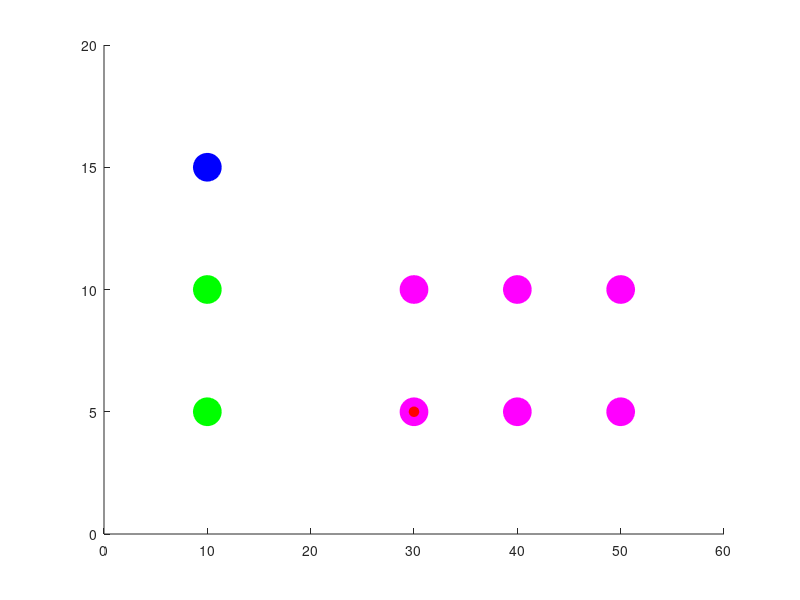

This figure's MATLAB source:
clc, clear all, close all;
hold on;
axis([0, 60, 0, 20])
% Create a scatter plot where the area of the marker is 50. Store the handle to the plot
% in the variable hscatter so we can update the position inside of the loop

pick1 = scatter(10, 5, 400, 'g', 'MarkerFaceColor', 'g');
pick2 = scatter(10, 10, 400, 'g', 'MarkerFaceColor', 'g');

goods1 = scatter(30, 5, 400, 'm', 'MarkerFaceColor', 'm');
goods2 = scatter(30, 10, 400, 'm', 'MarkerFaceColor', 'm');
goods3 = scatter(40, 5, 400, 'm', 'MarkerFaceColor', 'm');
goods4 = scatter(40, 10, 400, 'm', 'MarkerFaceColor', 'm');
goods5 = scatter(50, 5, 400, 'm', 'MarkerFaceColor', 'm');
goods6 = scatter(50, 10, 400, 'm', 'MarkerFaceColor', 'm');

charge1 = scatter(10, 15, 400, 'b', 'MarkerFaceColor', 'b');

car1 = scatter(1, 1, 50, 'r', 'MarkerFaceColor', 'r');

t1 = linspace(0,30);
x1 = t1;
y1 = t1/6;

t2 = linspace(30, 10);
x2 = t2;
y2 = y1(end) + 0*t2;

t3 = linspace(10,30);
x3 = t3;
y3 = y2(end) + 0*t2;

for k = 1:length(t1)
    % Update the location of the scatter plot
    set(car1, 'XData', x1(k), ...    % Set the X Position of the circle to x(k)
                  'YData', y1(k))        % Set the Y Position of the circle to y(k)

    % Refresh the plot
    drawnow
    pause(0.05)
end

pause(1)

for k = 1:length(t2)
    % Update the location of the scatter plot
    set(car1, 'XData', x2(k), ...    % Set the X Position of the circle to x(k)
                  'YData', y2(k))        % Set the Y Position of the circle to y(k)

    % Refresh the plot
    drawnow
    pause(0.05)
end

pause(1)

for k = 1:length(t3)
    % Update the location of the scatter plot
    set(car1, 'XData', x3(k), ...    % Set the X Position of the circle to x(k)
                  'YData', y3(k))        % Set the Y Position of the circle to y(k)

    % Refresh the plot
    drawnow
    pause(0.05)
end